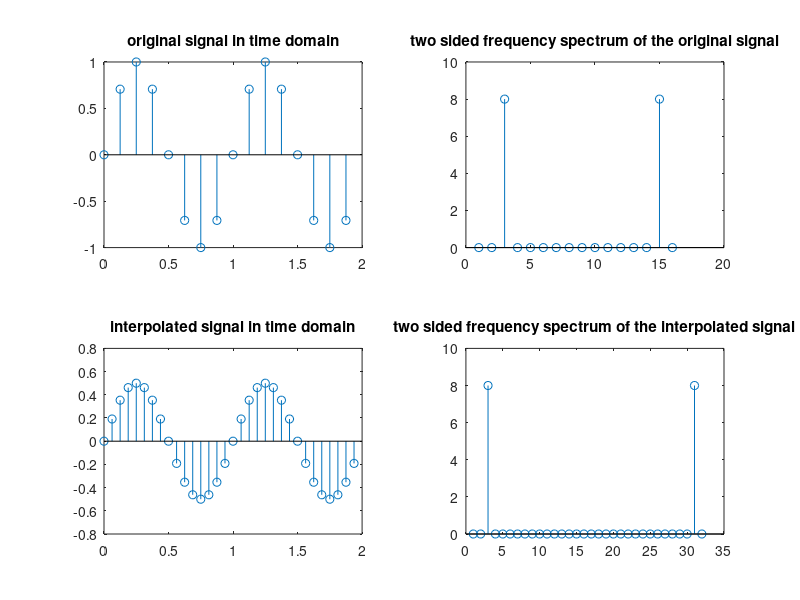

Recreate this plot in MATLAB.
Fs = 8; %Hz
f = 1; %Hz
L = 2; %seconds

t = 0:1/Fs:L-1/Fs;
y = sin(2*pi*f*t);

subplot(2, 2, 1);
stem(t, y);
title('original signal in time domain');

subplot(2, 2, 2);
Y = fft(y);
stem(abs(Y));
title('two sided frequency spectrum of the original signal');

subplot(2, 2, 4);
Y_ip = [Y(1:length(t)/2) zeros(1, length(t)) Y(length(t)/2+1:length(t))];
stem(abs(Y_ip));
title('two sided frequency spectrum of the interpolated signal');

subplot(2, 2, 3);
y_ip = ifft(Y_ip);
t_ip = 0:1/(2*Fs):L-1/(2*Fs);
stem(t_ip, y_ip);
title('interpolated signal in time domain');